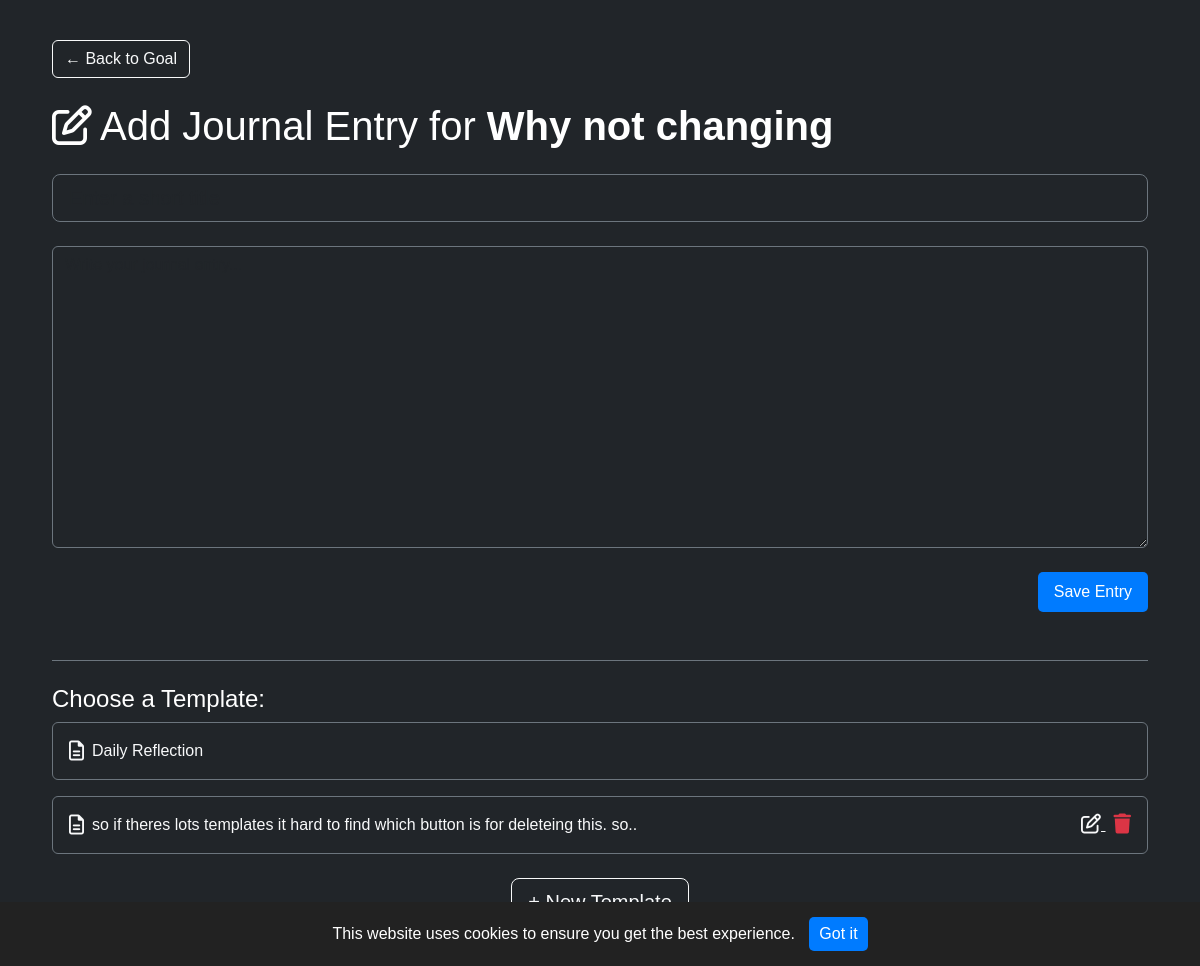
Screenshot of /goals/17/journal/new/ (signed in) with the database file from the repository.
### core/models.py (models this page shows, shortened)
class Goal(models.Model):
    user = models.ForeignKey(User, on_delete=models.CASCADE)
    title = models.CharField(max_length=200)
    description = models.TextField(blank=True)
    created_at = models.DateTimeField(auto_now_add=True)

class PromptTemplate(models.Model):
    user = models.ForeignKey(User, on_delete=models.CASCADE)
    title = models.CharField(max_length=100)  # <-- Title field
    content = models.TextField()  # <-- Big free text field

### core/views.py (the view)
# urls.py: path('goals/<int:goal_id>/journal/new/', views.add_journal_entry, name='add_journal'),
@login_required
def add_journal_entry(request, goal_id):
    goal = get_object_or_404(Goal, id=goal_id, user=request.user)
    if request.method == 'POST':
        print("✅ FORM SUBMIT DETECTED")
        form = JournalEntryForm(request.POST)
        if form.is_valid():
            journal = form.save(commit=False)
            journal.goal = goal
            journal.user = request.user
            journal.save()
            return redirect('goal_detail', goal_id=goal.id)
    else:
        form = JournalEntryForm()
    templates = PromptTemplate.objects.filter(user=request.user)
    return render(request, 'add_journal.html', {
        'form': form,
        'goal': goal,
        'templates': templates,
        'default_template': DEFAULT_TEMPLATE
    })

### core/forms.py
class JournalEntryForm(forms.ModelForm):
    class Meta:
        model = JournalEntry
        fields = ['title', 'content']
    def __init__(self, *args, **kwargs):
        super(JournalEntryForm, self).__init__(*args, **kwargs)
        self.fields['content'].initial = ""  # ⬅️ Now it's empty
        self.fields['content'].widget.attrs.update({
            'rows': 15,
            'class': 'form-control',
        })
        self.fields['title'].widget.attrs.update({
            'class': 'form-control',
            'placeholder': 'Enter a short title, e.g. "Gym Check-In"'
        })

### core/templates/add_journal.html (shortened to what this page needs)
{% extends 'base.html' %}
{% block content %}
<div class="container">
  <a href="{% url 'goal_detail' goal.id %}" class="btn btn-outline-light mb-4">← Back to Goal</a>
  <h1 class="mb-4"><i class="fa-regular fa-pen-to-square me-2"></i>Add Journal Entry for <strong>{{ goal.title }}</strong></h1>
  <form method="POST" action="{% url 'add_journal' goal.id %}">
    <input type="text" name="title"
           class="form-control form-control-lg mb-4 bg-dark text-light border-secondary"
           placeholder="Enter a short title"
           value="{{ form.title.value|default_if_none:'' }}" required>
    <textarea name="content"
              class="form-control bg-dark text-light border-secondary"
              rows="12"
              placeholder="Write your journal entry..." required>{{ form.content.value|default_if_none:'' }}</textarea>
    <div class="text-end mt-4">
      <button type="submit" class="btn btn-primary">Save Entry</button>
    </div>
  </form>
  <div class="mt-5 pt-4 border-top border-secondary">
    <h4>Choose a Template:</h4>
<div class="card template-card bg-dark border-secondary mb-3"
data-content="{{ default_template.content|escapejs }}">
<div class="card-body d-flex justify-content-between align-items-center">
<div class="d-flex align-items-center text-light">
 <i class="fa-regular fa-file-lines me-2 fa-lg"></i>
 <span>{{ default_template.title }}</span>
</div>
</div>
</div>
{% for template in templates %}
<div class="card template-card bg-dark border-secondary mb-3"
data-content="{{ template.content|escapejs }}">
<div class="card-body d-flex justify-content-between align-items-center">
<div class="d-flex align-items-center text-light">
 <i class="fa-regular fa-file-lines me-2 fa-lg"></i>
 <span>{{ template.title }}</span>
</div>
<div>
 <a href="{% url 'edit_prompt_template' template.id %}" class="text-light me-2" title="Edit">
   <i class="fa-regular fa-pen-to-square fa-lg"></i>
 </a>
 <a href="#" class="text-danger" data-bs-toggle="modal" data-bs-target="#deleteTemplateModal-{{ template.id }}" title="Delete">
   <i class="fa-solid fa-trash fa-lg"></i>
 </a>
</div>
</div>
</div>
{% endfor %}
    <div class="text-center mt-4">
      <a href="{% url 'create_template' %}" class="btn btn-outline-light btn-lg">+ New Template</a>
    </div>
  </div>
</div>
{% endblock %}

### core/templates/base.html (style rules this page uses)
body { font-family: sans-serif; background-color: #212529; color: white; padding: 40px; }
input, textarea, select { width: 100%; padding: 10px; margin-top: 5px; margin-bottom: 20px; background-color: #222; color: white; border: 1px solid #555; }
button:not(.btn-danger):not(.btn-secondary):not(.btn-outline-light):not(.btn-outline-danger), .btn:not(.btn-danger):not(.btn-secondary):not(.btn-outline-light):not(.btn-outline-danger) { background-color: #007bff; color: white; padding: 8px 16px; text-decoration: none; border: none; border-radius: 5px; cursor: pointer; }

### core/templates/add_journal.html (style rules this page uses)
.template-card { cursor: pointer; transition: transform 0.2s ease-in-out, background-color 0.2s ease-in-out; }

### rows the page displays
Goal: title "Why not changing"
PromptTemplate: title "so if theres lots templates it hard to find which button is for deleteing this. so.."

### other values shown
{{ default_template.title }} "Daily Reflection"
